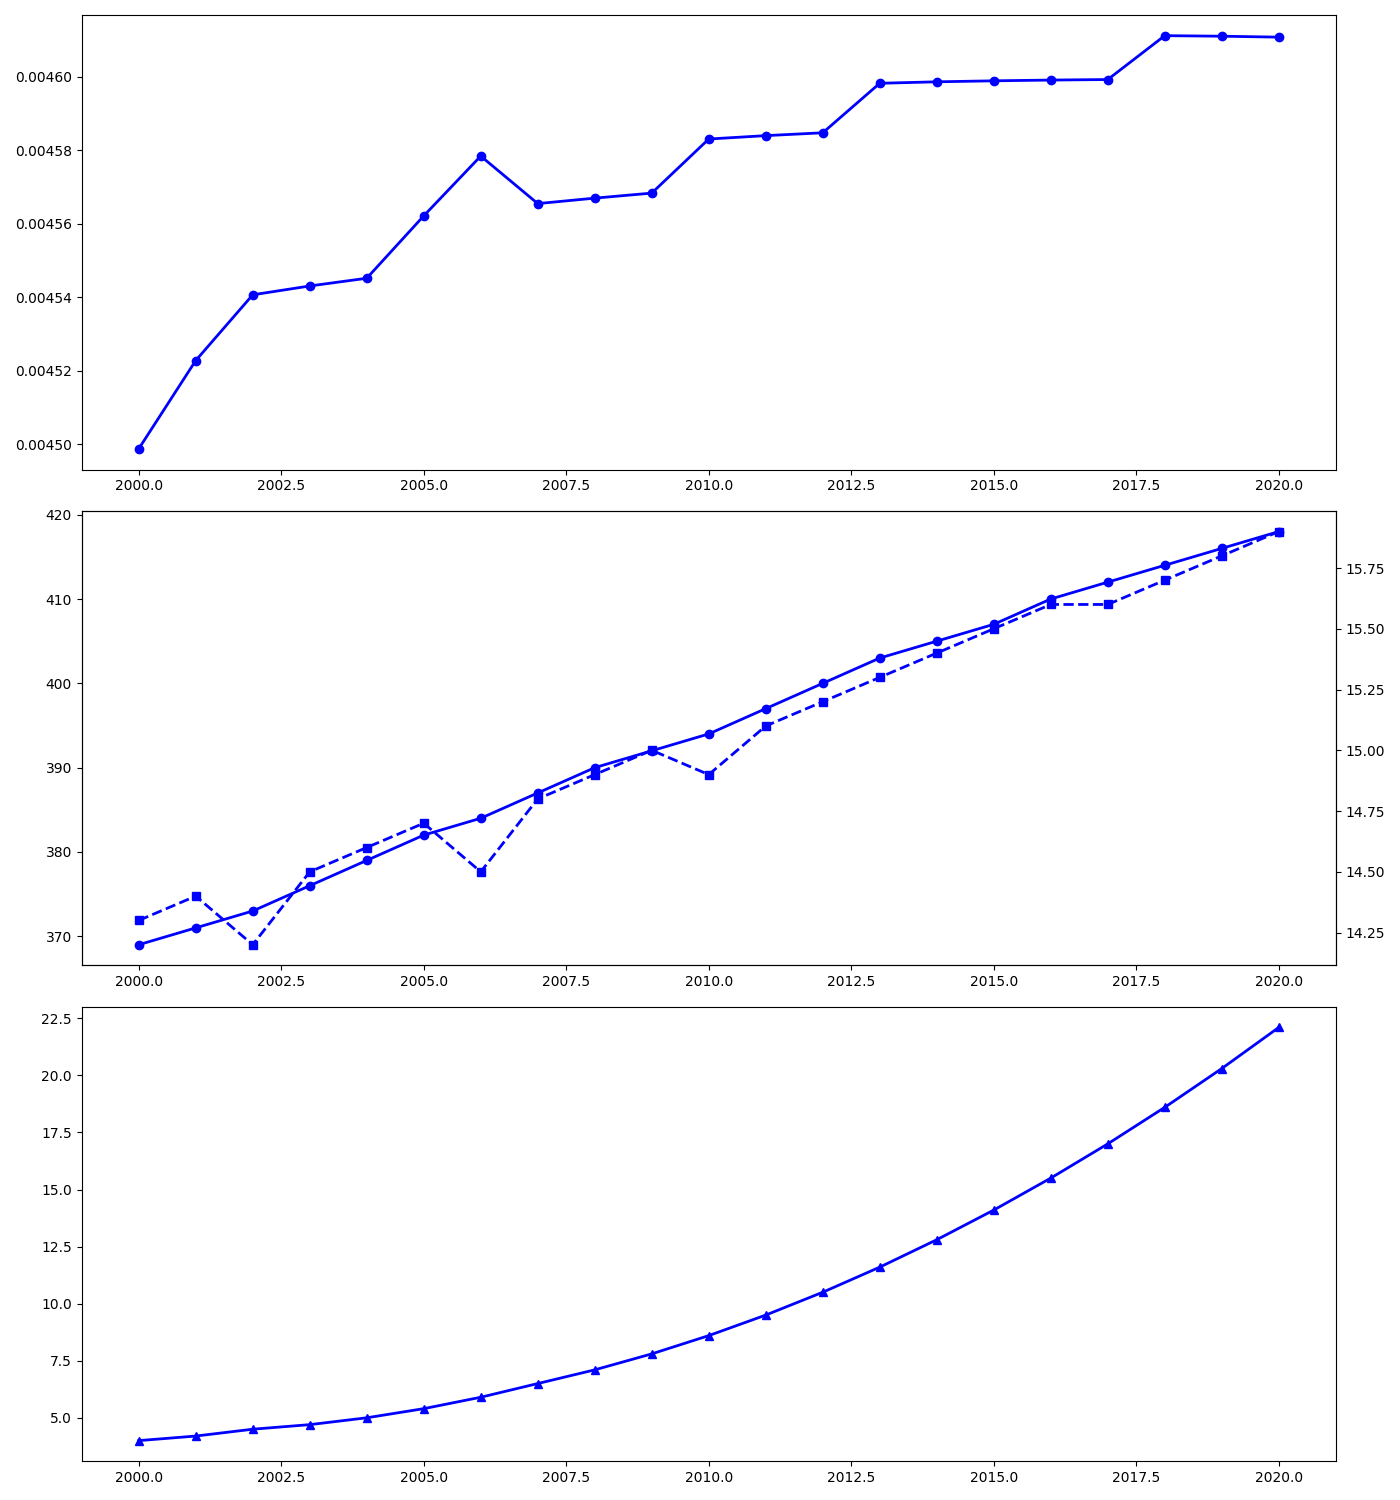

Write Python code to recreate this figure.
import matplotlib.pyplot as plt
import numpy as np

years = np.arange(2000, 2021)
per_capita_emissions = [
    co2 / pop for co2, pop in zip(
        [27.5, 28.2, 28.9, 29.5, 30.1, 30.8, 31.5, 32.0, 32.6, 33.2, 33.9, 34.5, 35.1, 35.8, 36.4, 37.0, 37.6, 38.2, 38.9, 39.5, 40.1],
        [6112.8, 6235.1, 6364.7, 6493.4, 6622.4, 6751.2, 6880.1, 7009.1, 7138.2, 7267.4, 7396.8, 7526.2, 7655.8, 7785.6, 7915.4, 8045.4, 8175.5, 8305.7, 8436.0, 8566.4, 8697.0]
    )
]
renewable_energy_adoption = [4.0, 4.2, 4.5, 4.7, 5.0, 5.4, 5.9, 6.5, 7.1, 7.8, 8.6, 9.5, 10.5, 11.6, 12.8, 14.1, 15.5, 17.0, 18.6, 20.3, 22.1]
co2_levels = [369, 371, 373, 376, 379, 382, 384, 387, 390, 392, 394, 397, 400, 403, 405, 407, 410, 412, 414, 416, 418]
global_temps = [14.3, 14.4, 14.2, 14.5, 14.6, 14.7, 14.5, 14.8, 14.9, 15.0, 14.9, 15.1, 15.2, 15.3, 15.4, 15.5, 15.6, 15.6, 15.7, 15.8, 15.9]

fig, (ax2, ax1, ax3) = plt.subplots(3, 1, figsize=(14, 15), dpi=100)

ax2.plot(years, per_capita_emissions, color='blue', linestyle='-', linewidth=2, marker='o')
ax1.plot(years, co2_levels, color='blue', linestyle='-', linewidth=2, marker='o')
ax1_secondary = ax1.twinx()
ax1_secondary.plot(years, global_temps, color='blue', linestyle='--', linewidth=2, marker='s')
ax3.plot(years, renewable_energy_adoption, color='blue', linestyle='-', linewidth=2, marker='^')

plt.tight_layout()
plt.show()
